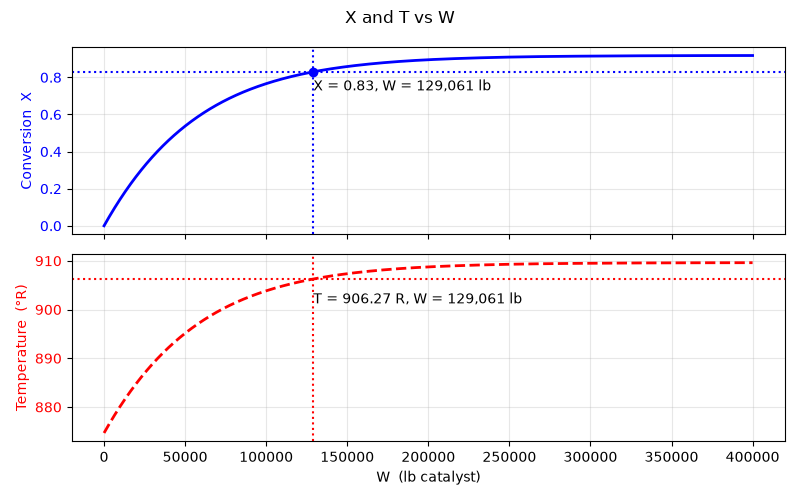

The Python source for this figure:
import sympy as sp
import numpy as np
from scipy.integrate import solve_ivp
import matplotlib.pyplot as plt

# --- symbols ---
Xf = sp.Function('X')
W  = sp.symbols('W', positive=True)
Xv = sp.symbols('Xv', real=True)
T  = sp.symbols('T', real=True)

# --- your data (x_D0 fixed to 0.41) ---
x_A0, x_B0, x_C0, x_D0 = 0.0177, 0.33, 0.11, 0.41
n_T0, rho_b = 20460, 90
n_A0  = n_T0 * x_A0
thB, thC, thD = x_B0/x_A0, x_C0/x_A0, x_D0/x_A0

T0, Cpm, H_rxn = 874.67, 7.98, -17165
Cp0 = Cpm / x_A0
T_of_X = T0 + (-H_rxn / Cp0) * Xv

xA = x_A0*(1 - Xv);  xB = x_A0*(thB - Xv)
xC = x_A0*(thC + Xv); xD = x_A0*(thD + Xv)

k = sp.exp(12.88 - sp.Rational(3340)/T)
K = sp.exp(-4.72 + sp.Rational(8640)/T)

rate = sp.Rational(4, 379*rho_b) * k.subs(T, T_of_X) * xA * xB * (1 - xC*xD/(xA*xB*K.subs(T, T_of_X)))
rhs  = rate / n_A0
x_target = 0.83

# --- integrate with scipy (dense smooth grid) ---
f = sp.lambdify(Xv, rhs, 'numpy')

W_grid = np.linspace(0, 4e5, 5000)
sol = solve_ivp(lambda w, y: [f(y[0])], [0, 4e5], [0], t_eval=W_grid)

W_arr = sol.t
X_arr = sol.y[0]
idx = np.where(X_arr >= x_target)[0][0]
W_target = np.interp(x_target, X_arr[idx-1:idx+1], W_arr[idx-1:idx+1])
T_target = float(T_of_X.subs(Xv, x_target))
print(f"W = {W_target:,.0f} lb,  T = {T_target:.2f} R = {T_target-459.67:.2f} F")
T_fun = sp.lambdify(Xv, T_of_X, 'numpy')
# --- plot ---
fig, (ax1,ax2) = plt.subplots(figsize=(8, 5), nrows=2, sharex=True)
fig.suptitle('X and T vs W')
ax1.plot(W_arr, X_arr, 'b-', lw=2)
ax1.set_ylabel('Conversion  X', color='b')
ax1.tick_params(axis='y', labelcolor='b')
ax1.grid(alpha=0.3)
ax1.annotate(f'X = {x_target}, W = {W_target:,.0f} lb', xy=(W_target, x_target), xytext=(W_target, x_target-0.1))

ax2.plot(W_arr, T_fun(X_arr), 'r--', lw=2)
ax2.set_ylabel('Temperature  (°R)', color='r')
ax2.tick_params(axis='y', labelcolor='r')
ax2.set_xlabel('W  (lb catalyst)')
ax2.annotate(f'T = {T_target:.2f} R, W = {W_target:,.0f} lb', xy=(W_target, T_target), xytext=(W_target, T_target-5))

ax1.axvline(W_target, color='b', ls=':', lw=1.5)
ax1.axhline(x_target, color='b', ls=':', lw=1.5)
ax2.axhline(T_target, color='r', ls=':', lw=1.5)
ax2.axvline(W_target, color='r', ls=':', lw=1.5)
ax2.grid(alpha=0.3)
ax1.plot(W_target, x_target, 'bo', ms=6)

plt.tight_layout()
plt.savefig('Assignment_3_CHE509.png')
plt.show()
